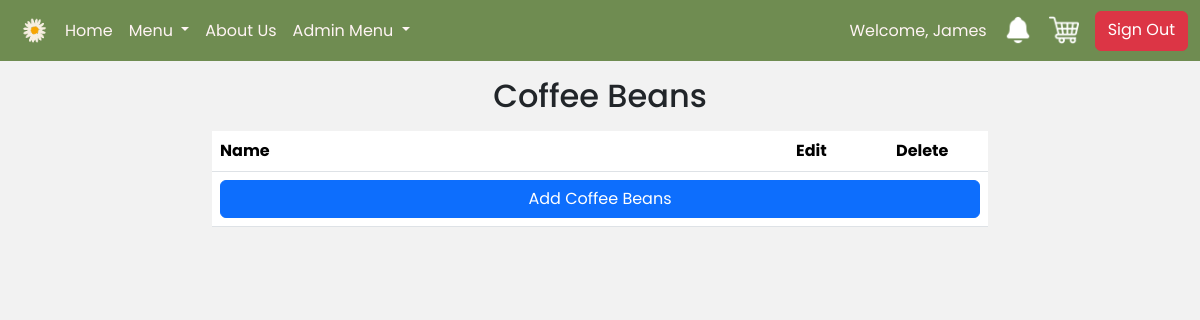
Page /manage_coffeeBeans.php (signed in) on the earlier database version.
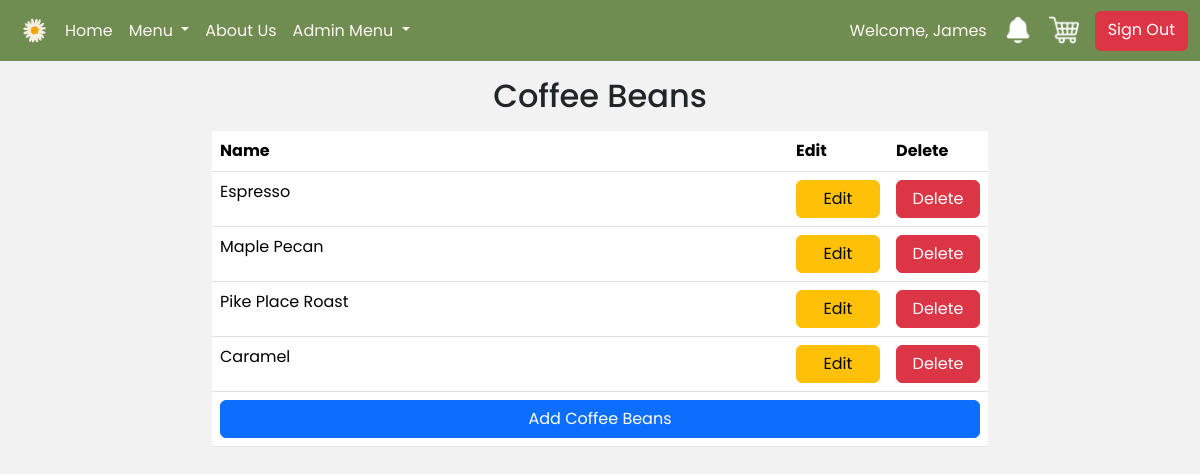
Same page on the later database version.
### tables this page shows
CREATE TABLE `goods` (
  `goods_id` int(11) NOT NULL,
  `name` varchar(50) NOT NULL,
  `description` varchar(250) NOT NULL,
  `price` decimal(10,2) NOT NULL,
  `quantity` int(11) NOT NULL,
  `Coffee` varchar(50) NOT NULL,
  `img` varchar(255) NOT NULL
);

### manage_coffeeBeans.php (the view, shortened to what this page needs)
<?php
    require_once "php/config.php";
    ?>
<!DOCTYPE html>
<html lang="en">
<head>
    <link rel="stylesheet" href="css/bootstrap.min.css">
    <link rel="stylesheet" href="style.css">
</head>
<body>
    <?php include_once "navbar.php" ?>
    <div class="container-fluid my-3">
        <div class="row">
            <div class="col col-md-1 col-lg-2">
            </div>
            <div class="col-12 col-md-10 col-lg-8">
                <h2 class="text-center mb-3">Coffee Beans</h2>
                <div class="table-reponsive">
                    <table class="table table-hover">
                        <thead>
                            <tr>
                                <th>Name</th>
                                <th style="width: 100px;">Edit</th>
                                <th style="width: 100px;">Delete</th>
                            </tr>
                        </thead>
                        <tbody>
                            <?php
                                $query = "SELECT * FROM goods WHERE Coffee = 'bean'";
                                $result = mysqli_query($connect, $query);
                                if(mysqli_num_rows($result) >= 1) {
                                    while ($menu = mysqli_fetch_assoc($result)) {
                            ?>
                                <tr>
                                    <td><?= $menu['name']; ?></td>
                                    <td><a href="updateMenu.php?id=<?= $menu['goods_id']; ?>" class="btn btn-warning w-100">Edit</a></td>
                                    <td><a data-id="<?= $menu['goods_id'];?>" href="manage_coffeeBeans.php?del=<?= $menu['goods_id']; ?>" class="btn btn-danger w-100 delete-btn">Delete</a></td>
                                </tr>
                            <?php } } ?>
                            <tr>
                                <td colspan="3" align="center"><a href="createCoffeeBeans.php" class="btn btn-primary w-100">Add Coffee Beans<a></td>
                            </tr>
                        </tbody>
                    </table>
                </div>
            </div>
            <div class="col col-md-1 col-lg-2">
            </div>
        </div>
    </div>
</body>
</html>

Differences in the rows shown:
added goods: name "Espresso"
added goods: name "Maple Pecan"
added goods: name "Pike Place Roast"
added goods: name "Caramel"
